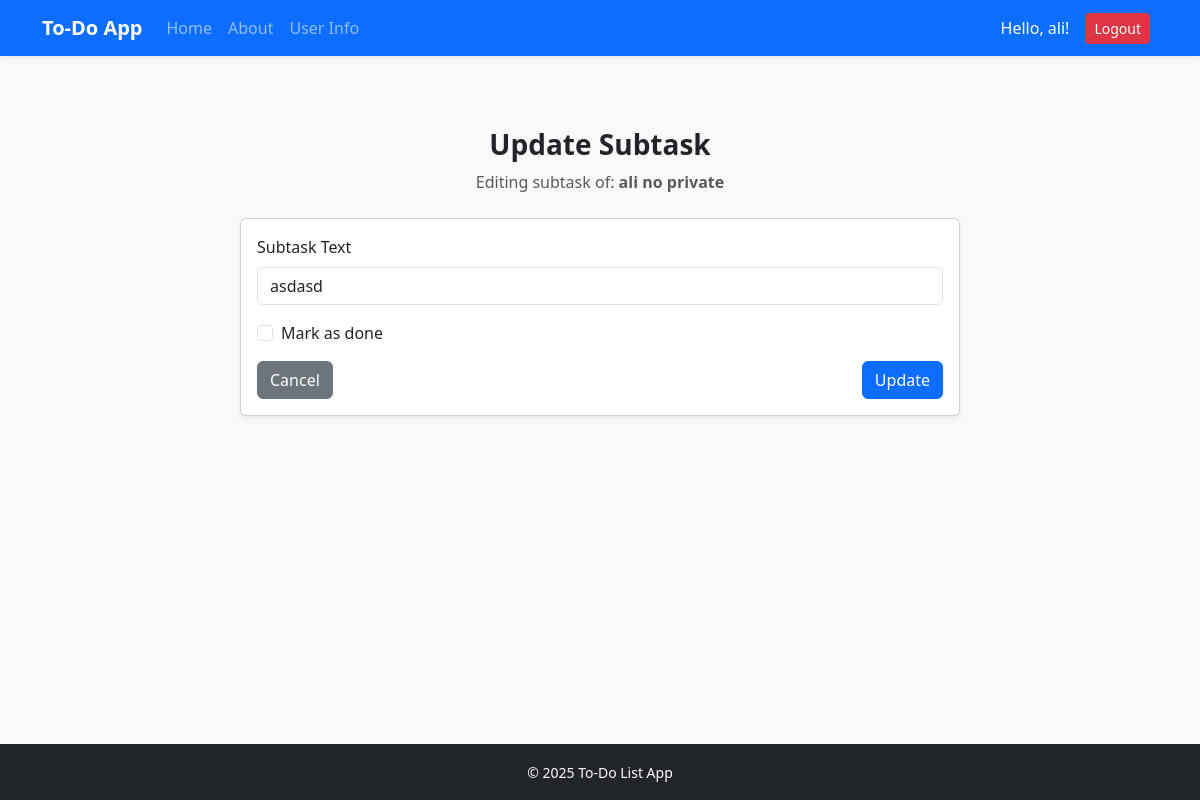
Before: /subtask/56/update/ (signed in) with the older database file.
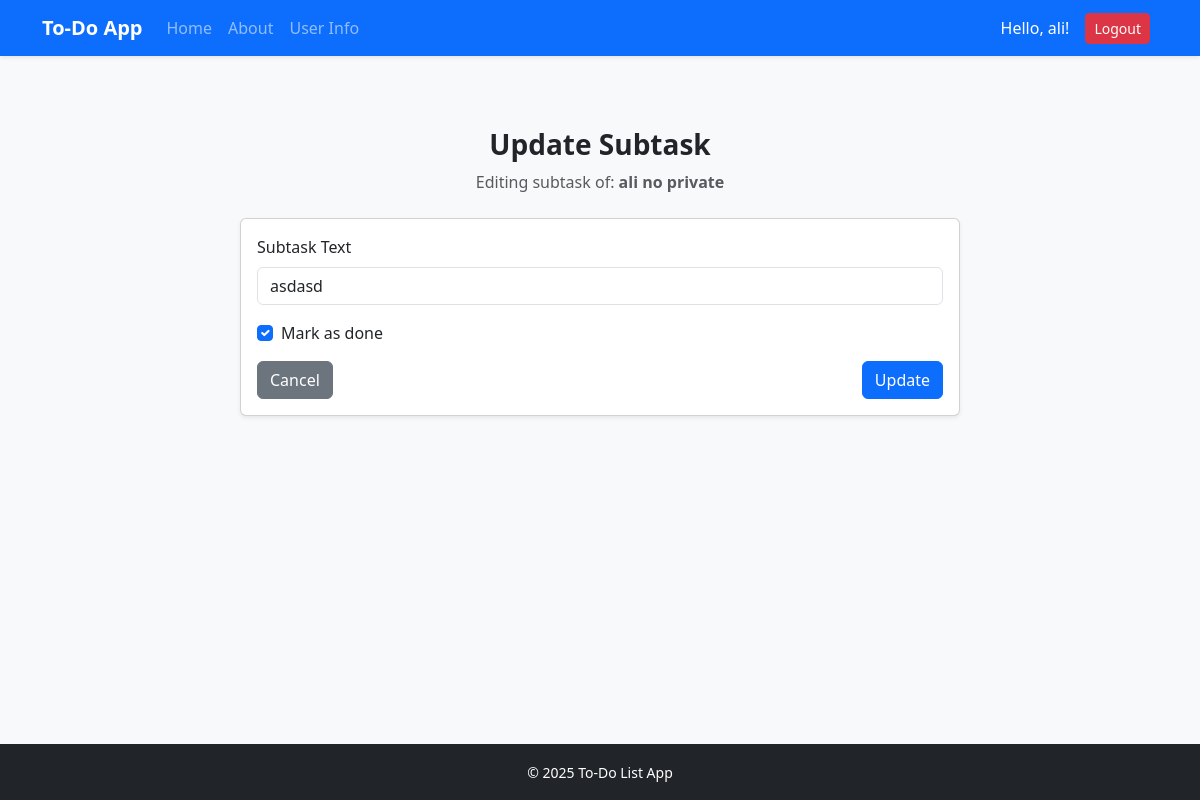
After: the same page with the newer database file.
### todo_app/models.py (models this page shows, shortened)
class TodoItem(models.Model):
    todo = models.ForeignKey(Todos, related_name="items", on_delete=models.CASCADE)
    text = models.CharField(max_length=255)
    done = models.BooleanField(default=False)
    class Meta:
        verbose_name = "Todo item"
        verbose_name_plural = "Todo items"

class Todos(models.Model):
    title = models.CharField(max_length=100, blank=True)
    description = models.TextField(max_length=1000, blank=True)
    finished = models.BooleanField(default=False)
    date_created = models.DateTimeField(default=now, blank=True)
    finished_date = models.DateTimeField(null=True, blank=True)
    deadline = models.DateTimeField(null=True, blank=True)
    is_private = models.BooleanField(default=True)
    daily_list = models.ForeignKey('DailyTodoList', on_delete=models.CASCADE, related_name='todos', null=True, blank=True)
    user = models.ForeignKey(User, on_delete=models.CASCADE)
    class Meta:
        verbose_name = "Todo"
        verbose_name_plural = "Todos"

### todo_app/views.py (the view)
# urls.py: path('subtask/<int:item_id>/update/', views.update_subtask, name='update_subtask'),
@login_required
def update_subtask(request, item_id):
    item = get_object_or_404(TodoItem, id=item_id)
    if request.method == 'POST':
        form = TodoItemForm(request.POST, instance=item)
        if form.is_valid():
            form.save()
            return redirect('description', id=item.todo.id)
    else:
        form = TodoItemForm(instance=item)
    return render(request, 'todo_app/update_subtask.html', {'form': form, 'item': item})

### todo_app/forms.py
class TodoItemForm(forms.ModelForm):
    class Meta:
        model = TodoItem
        fields = ['text', 'done']
        widgets = {
            'text': forms.TextInput(attrs={'class': 'form-control'}),
            'done': forms.CheckboxInput(attrs={'class': 'form-check-input'}),
        }

### todo_app/templates/todo_app/update_subtask.html (shortened to what this page needs)
{% extends "todo_app/base.html" %}
{% block content %}
<div class="container mt-5">
  <div class="row justify-content-center">
    <div class="col-md-8">
      <div class="text-center mb-4">
        <h3 class="fw-bold">Update Subtask</h3>
        <p class="text-muted">Editing subtask of: <strong>{{ item.todo.title }}</strong></p>
      </div>
      <div class="card shadow-sm">
        <div class="card-body">
          <form method="POST" novalidate>
            <div class="mb-3">
              <label for="{{ form.text.id_for_label }}" class="form-label">Subtask Text</label>
              {{ form.text }}
            </div>
            <div class="form-check mb-3">
              {{ form.done }}
              <label for="{{ form.done.id_for_label }}" class="form-check-label">Mark as done</label>
            </div>
            <div class="d-flex justify-content-between">
              <a href="{% url 'description' item.todo.id %}" class="btn btn-secondary">Cancel</a>
              <button type="submit" class="btn btn-primary">Update</button>
            </div>
          </form>
        </div>
      </div>
    </div>
  </div>
</div>
{% endblock %}

Changed rows visible on the page:
changed TodoItem "asdasd": done "☐" → "☑"
